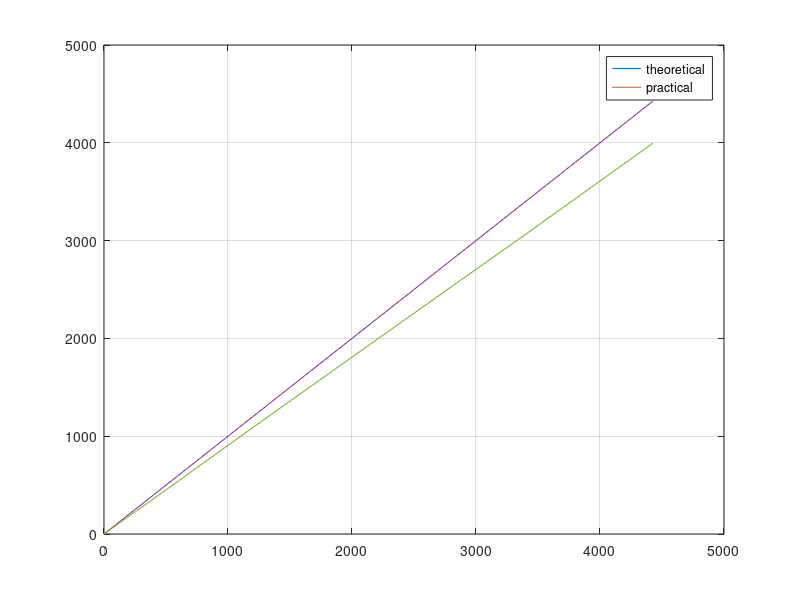

Write the MATLAB code that produced this figure.
x_var=[0.000, 0.437, 0.830, 1.226, 1.618, 2.048, 2.443, 2.839];
y_var=[0.000, 0.399, 0.753, 1.111, 1.464, 1.851, 2.209, 2.564];
y_11=[0	0.4389	0.8283	1.2221	1.6104	2.0361	2.4299	2.8204];
x_var_new=[0.000, 0.438, 0.830, 1.228, 1.620, 2.050, 2.446, 2.842 3.241];
y_new=[0.000000 540 1028 1518 1999 2526 3010 3500 3995];
y_theoretical_1=((x_var_new)*3)/4096;
y_theoretical = cast(y_theoretical_1,"uint8")
plot(x_var,y_var)
hold on
plot(x_var_new,y_theoretical)
hold on
plot(x_var,y_var*1.1)
y_adj=y_var*1.1;
legend('theoretical','practical','adjusted')
grid on

%Shweta's Code
x_var_new=[0.000, 0.438, 0.830, 1.228, 1.620, 2.050, 2.446, 2.842 3.241];
y_new=[0.000000 540 1028 1518 1999 2526 3010 3500 3995];
x_theoretical_1=(((x_var_new)*4096)/3);
x_theoretical = cast(x_theoretical_1,"uint16");
plot(x_theoretical,x_theoretical)
hold on
plot(x_theoretical,y_new)
% hold on
% plot(x_var,y_var*1.1)
% y_adj=y_var*1.1;
legend('theoretical','practical')
grid on
hold off
